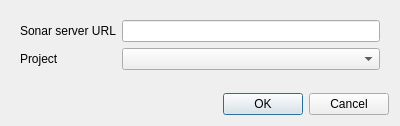
<?xml version="1.0" encoding="UTF-8"?>
<ui version="4.0">
 <class>QonarSettings</class>
 <widget class="QDialog" name="QonarSettings">
  <property name="geometry">
   <rect>
    <x>0</x>
    <y>0</y>
    <width>400</width>
    <height>126</height>
   </rect>
  </property>
  <property name="windowTitle">
   <string>Dialog</string>
  </property>
  <layout class="QGridLayout" name="gridLayout">
   <item row="0" column="0">
    <widget class="QWidget" name="widget" native="true">
     <layout class="QFormLayout" name="formLayout">
      <item row="0" column="0">
       <widget class="QLabel" name="label">
        <property name="text">
         <string>Sonar server URL</string>
        </property>
       </widget>
      </item>
      <item row="0" column="1">
       <widget class="QLineEdit" name="lineEdit"/>
      </item>
      <item row="2" column="0">
       <widget class="QLabel" name="label_2">
        <property name="text">
         <string>Project</string>
        </property>
       </widget>
      </item>
      <item row="2" column="1">
       <widget class="QComboBox" name="comboBox"/>
      </item>
     </layout>
    </widget>
   </item>
   <item row="1" column="0">
    <widget class="QDialogButtonBox" name="buttonBox">
     <property name="orientation">
      <enum>Qt::Horizontal</enum>
     </property>
     <property name="standardButtons">
      <set>QDialogButtonBox::Cancel|QDialogButtonBox::Ok</set>
     </property>
    </widget>
   </item>
  </layout>
 </widget>
 <resources/>
 <connections>
  <connection>
   <sender>buttonBox</sender>
   <signal>accepted()</signal>
   <receiver>QonarSettings</receiver>
   <slot>accept()</slot>
   <hints>
    <hint type="sourcelabel">
     <x>248</x>
     <y>254</y>
    </hint>
    <hint type="destinationlabel">
     <x>157</x>
     <y>274</y>
    </hint>
   </hints>
  </connection>
  <connection>
   <sender>buttonBox</sender>
   <signal>rejected()</signal>
   <receiver>QonarSettings</receiver>
   <slot>reject()</slot>
   <hints>
    <hint type="sourcelabel">
     <x>316</x>
     <y>260</y>
    </hint>
    <hint type="destinationlabel">
     <x>286</x>
     <y>274</y>
    </hint>
   </hints>
  </connection>
 </connections>
</ui>
